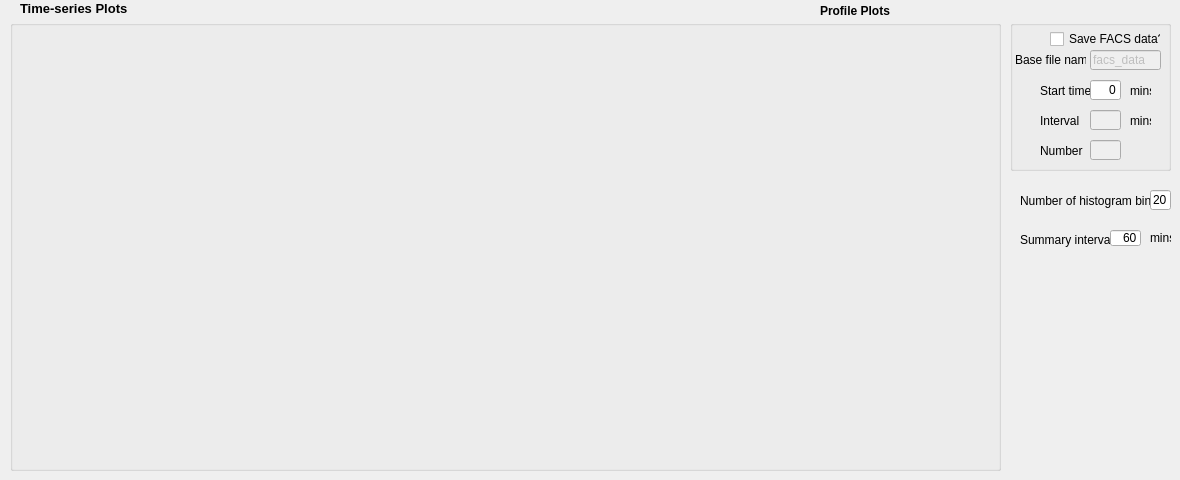
          <widget class="QWidget" name="tab_graphs">
           <attribute name="title">
            <string>Graphs</string>
           </attribute>
           <widget class="QGroupBox" name="groupBox_graphselect">
            <property name="geometry">
             <rect>
              <x>10</x>
              <y>20</y>
              <width>991</width>
              <height>451</height>
             </rect>
            </property>
            <property name="title">
             <string/>
            </property>
           </widget>
           <widget class="QLabel" name="alabel_timeseries">
            <property name="geometry">
             <rect>
              <x>20</x>
              <y>0</y>
              <width>161</width>
              <height>16</height>
             </rect>
            </property>
            <property name="font">
             <font>
              <pointsize>10</pointsize>
              <weight>75</weight>
              <bold>true</bold>
             </font>
            </property>
            <property name="text">
             <string>Time-series Plots</string>
            </property>
           </widget>
           <widget class="QLabel" name="alabel_mins">
            <property name="geometry">
             <rect>
              <x>1150</x>
              <y>230</y>
              <width>21</width>
              <height>16</height>
             </rect>
            </property>
            <property name="text">
             <string>mins</string>
            </property>
           </widget>
           <widget class="QLabel" name="alabel_nbins">
            <property name="geometry">
             <rect>
              <x>1020</x>
              <y>190</y>
              <width>131</width>
              <height>21</height>
             </rect>
            </property>
            <property name="text">
             <string>Number of histogram bins</string>
            </property>
           </widget>
           <widget class="QLabel" name="alabel_summary_interval">
            <property name="geometry">
             <rect>
              <x>1020</x>
              <y>230</y>
              <width>91</width>
              <height>20</height>
             </rect>
            </property>
            <property name="text">
             <string>Summary interval</string>
            </property>
           </widget>
           <widget class="QLineEdit" name="lineEdit_summary_interval">
            <property name="geometry">
             <rect>
              <x>1110</x>
              <y>230</y>
              <width>31</width>
              <height>16</height>
             </rect>
            </property>
            <property name="text">
             <string>60</string>
            </property>
            <property name="alignment">
             <set>Qt::AlignRight|Qt::AlignTrailing|Qt::AlignVCenter</set>
            </property>
           </widget>
           <widget class="QLineEdit" name="lineEdit_nhistobins">
            <property name="geometry">
             <rect>
              <x>1150</x>
              <y>190</y>
              <width>21</width>
              <height>20</height>
             </rect>
            </property>
            <property name="text">
             <string>20</string>
            </property>
           </widget>
           <widget class="QLabel" name="alabel_profileplots">
            <property name="geometry">
             <rect>
              <x>820</x>
              <y>0</y>
              <width>81</width>
              <height>21</height>
             </rect>
            </property>
            <property name="font">
             <font>
              <weight>75</weight>
              <bold>true</bold>
             </font>
            </property>
            <property name="text">
             <string>Profile Plots</string>
            </property>
           </widget>
           <widget class="QGroupBox" name="groupBox_save">
            <property name="geometry">
             <rect>
              <x>1010</x>
              <y>20</y>
              <width>161</width>
              <height>151</height>
             </rect>
            </property>
            <property name="title">
             <string/>
            </property>
            <widget class="QLineEdit" name="line_SAVE_FACS_DATA_NUMBER">
             <property name="enabled">
              <bool>false</bool>
             </property>
             <property name="geometry">
              <rect>
               <x>80</x>
               <y>120</y>
               <width>31</width>
               <height>20</height>
              </rect>
             </property>
             <property name="alignment">
              <set>Qt::AlignRight|Qt::AlignTrailing|Qt::AlignVCenter</set>
             </property>
            </widget>
            <widget class="QLineEdit" name="text_SAVE_FACS_DATA_FILE_NAME">
             <property name="enabled">
              <bool>false</bool>
             </property>
             <property name="geometry">
              <rect>
               <x>80</x>
               <y>30</y>
               <width>71</width>
               <height>20</height>
              </rect>
             </property>
             <property name="text">
              <string>facs_data</string>
             </property>
            </widget>
            <widget class="QLineEdit" name="line_SAVE_FACS_DATA_INTERVAL">
             <property name="enabled">
              <bool>false</bool>
             </property>
             <property name="geometry">
              <rect>
               <x>80</x>
               <y>90</y>
               <width>31</width>
               <height>20</height>
              </rect>
             </property>
             <property name="alignment">
              <set>Qt::AlignRight|Qt::AlignTrailing|Qt::AlignVCenter</set>
             </property>
            </widget>
            <widget class="QMyCheckBox" name="cbox_SAVE_FACS_DATA">
             <property name="geometry">
              <rect>
               <x>40</x>
               <y>10</y>
               <width>111</width>
               <height>18</height>
              </rect>
             </property>
             <property name="text">
              <string>Save FACS data?</string>
             </property>
            </widget>
            <widget class="QMyLabel" name="label_SAVE_FACS_DATA_NUMBER">
             <property name="geometry">
              <rect>
               <x>30</x>
               <y>120</y>
               <width>51</width>
               <height>21</height>
              </rect>
             </property>
             <property name="text">
              <string>Number</string>
             </property>
            </widget>
            <widget class="QMyLabel" name="label_SAVE_FACS_DATA_INTERVAL">
             <property name="geometry">
              <rect>
               <x>30</x>
               <y>90</y>
               <width>51</width>
               <height>21</height>
              </rect>
             </property>
             <property name="text">
              <string>Interval</string>
             </property>
            </widget>
            <widget class="QLabel" name="alabel_mins_4">
             <property name="geometry">
              <rect>
               <x>120</x>
               <y>90</y>
               <width>21</width>
               <height>21</height>
              </rect>
             </property>
             <property name="text">
              <string>mins</string>
             </property>
            </widget>
            <widget class="QMyLabel" name="label_SAVE_FACS_DATA_FILE">
             <property name="geometry">
              <rect>
               <x>5</x>
               <y>30</y>
               <width>71</width>
               <height>20</height>
              </rect>
             </property>
             <property name="text">
              <string>Base file name</string>
             </property>
            </widget>
            <widget class="QLabel" name="alabel_mins_7">
             <property name="geometry">
              <rect>
               <x>120</x>
               <y>60</y>
               <width>21</width>
               <height>21</height>
              </rect>
             </property>
             <property name="text">
              <string>mins</string>
             </property>
            </widget>
            <widget class="QMyLabel" name="label_SAVE_FACS_DATA_TSTART">
             <property name="geometry">
              <rect>
               <x>30</x>
               <y>60</y>
               <width>51</width>
               <height>21</height>
              </rect>
             </property>
             <property name="text">
              <string>Start time</string>
             </property>
            </widget>
            <widget class="QLineEdit" name="line_SAVE_FACS_DATA_TSTART">
             <property name="enabled">
              <bool>true</bool>
             </property>
             <property name="geometry">
              <rect>
               <x>80</x>
               <y>60</y>
               <width>31</width>
               <height>20</height>
              </rect>
             </property>
             <property name="text">
              <string>0</string>
             </property>
             <property name="alignment">
              <set>Qt::AlignRight|Qt::AlignTrailing|Qt::AlignVCenter</set>
             </property>
            </widget>
           </widget>
          </widget>
